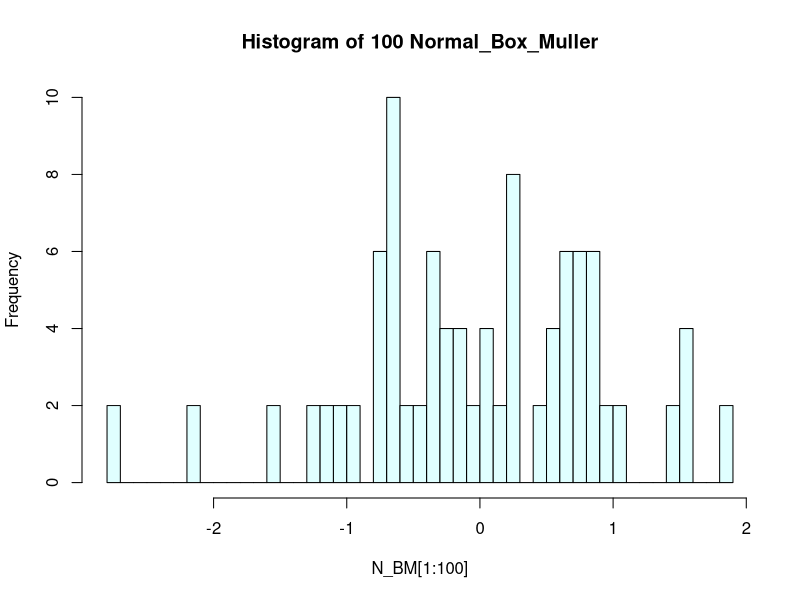
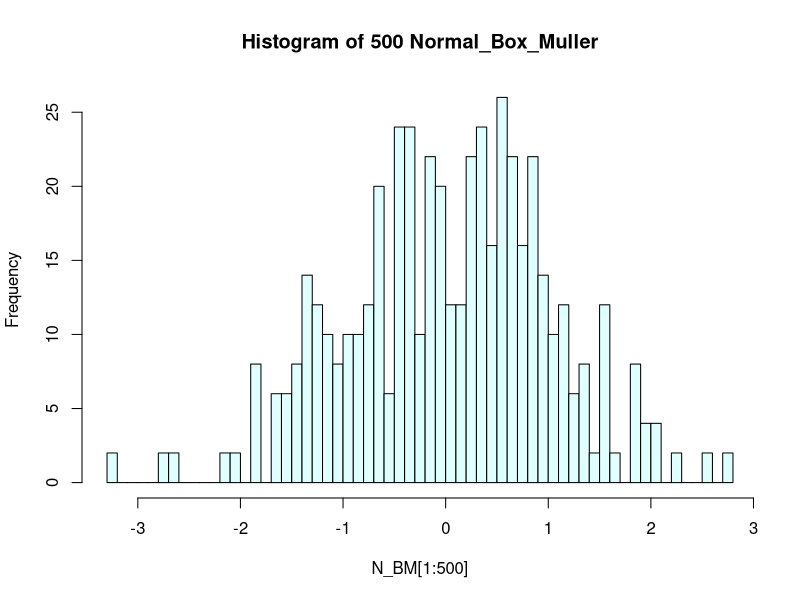
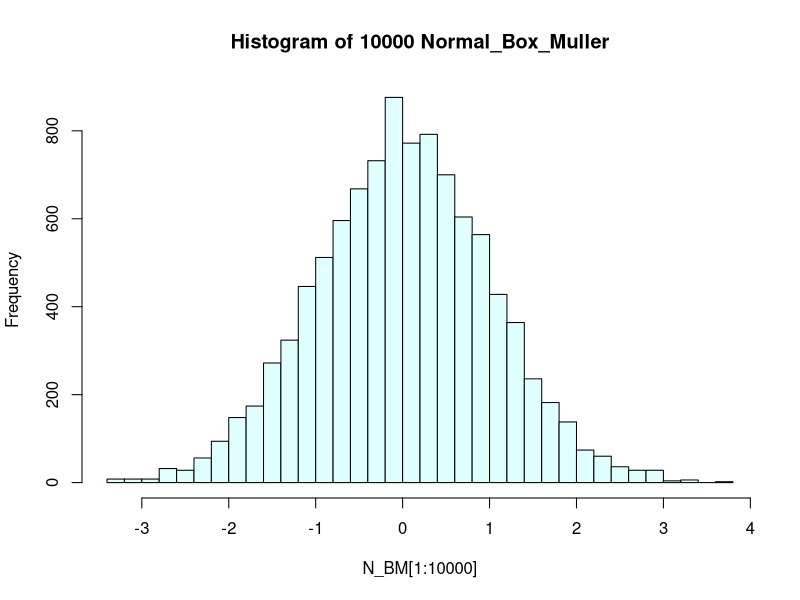
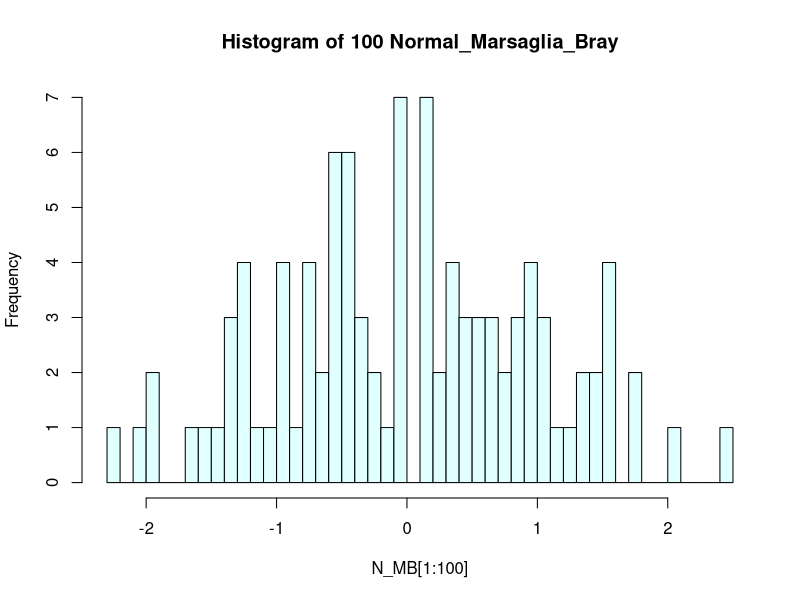
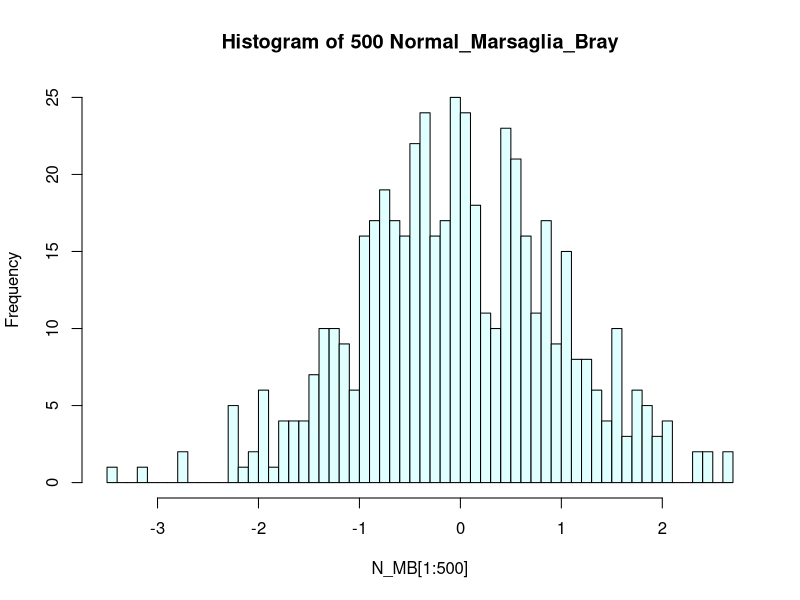
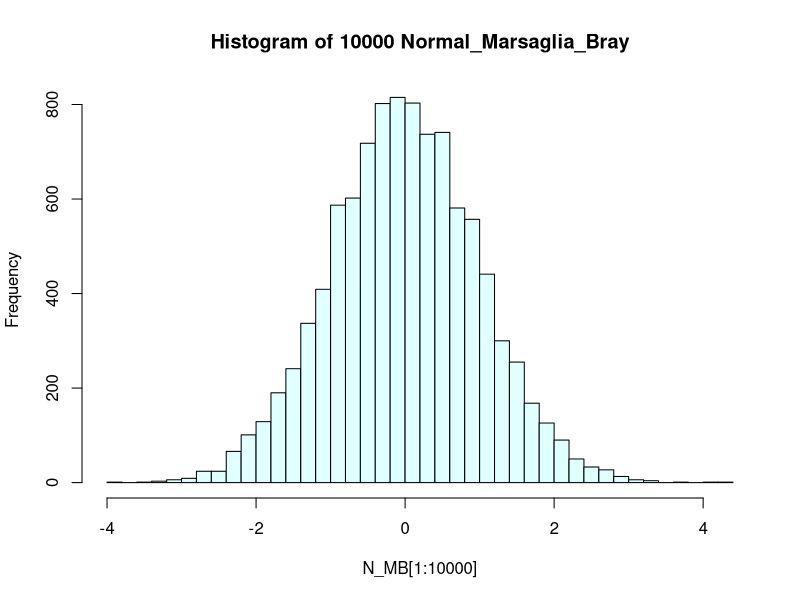
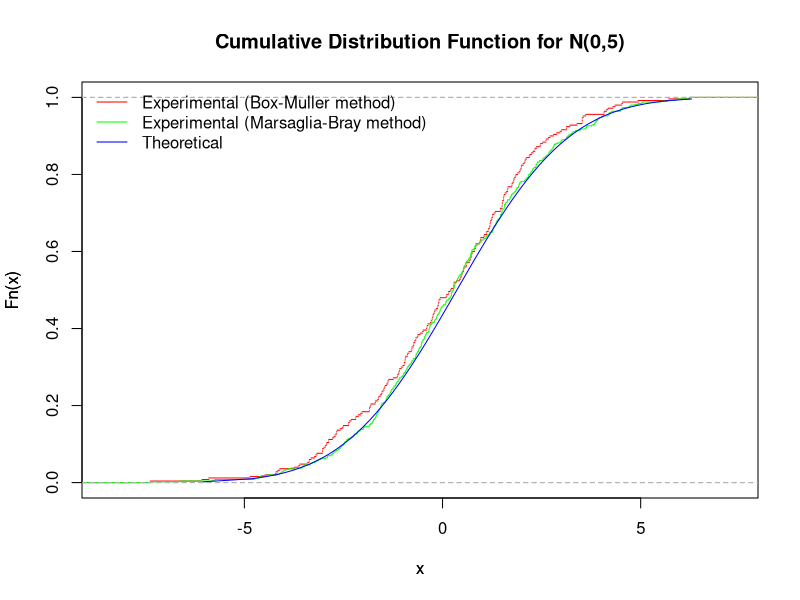
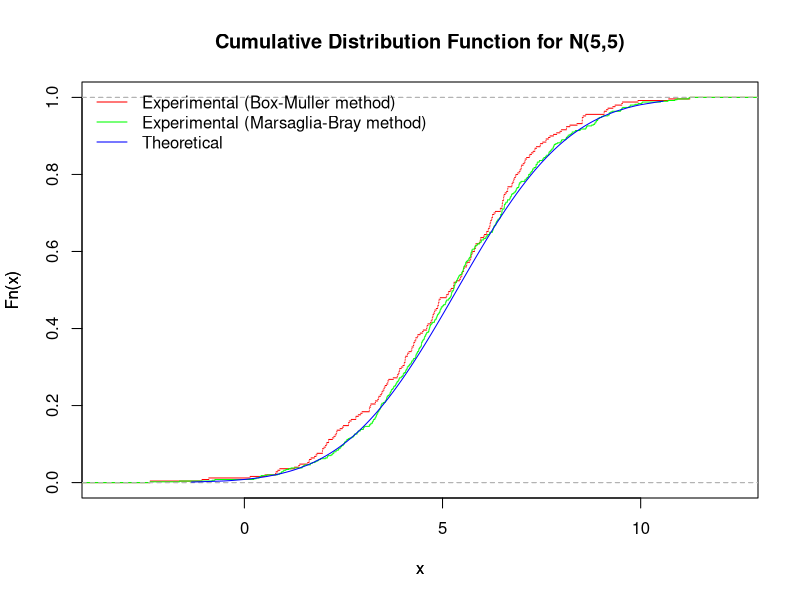

Write the R code that produced these figures, in order.
genNormal_Box_Muller<-function(sample) {
	N<-vector(length = sample);
	set.seed(1);
	for (i in seq(1, sample, 2)) {
		u<-runif(2, 0, 1);
		R = -2 * log(u[1]);
		V = 2 * pi * u[2];
		N[i] = sqrt(R) * cos(V);
		N[i + 1] = sqrt(R) * cos(V);
	}
	return(N);
}

genNormal_Marsaglia_Bray<-function(sample) {
	N<-vector(length = sample);
	set.seed(1);
	j = 0;
	for (i in seq(1, sample, 2)) {
		repeat {
			j = j + 2;
			u<-runif(2, 0, 1);
			u = (2 * u) - 1;
			X = (u[1]^2) + (u[2]^2);
			if (X < 1) {
				Y = sqrt((-2 * log(X))/X);
				N[i] = u[1] * Y;
				N[i + 1] = u[2] * Y;
				break;
			}
		}
	}
	return(c((1 - (sample / j)), N));
}

time_BM = proc.time()[3];
N_BM <- genNormal_Box_Muller(10000);
time_BM = proc.time()[3] - time_BM;

time_MB = proc.time()[3];
N_MB <- genNormal_Marsaglia_Bray(10000);
time_MB = proc.time()[3] - time_MB;

r = N_MB[1];
N_MB <- N_MB[2:10001];

cat("Using Box-Muller method, the sample mean, and the sample variance, for different values of sample size, are calculated to be:\n");
cat("Sample size = 100 :: Mean = ", mean(N_BM[1:100]), "\t;\tVariance = ", var(N_BM[1:100]), "\n");
cat("Sample size = 500 :: Mean = ", mean(N_BM[1:500]), "\t;\tVariance = ", var(N_BM[1:500]), "\n");
cat("Sample size = 10000 :: Mean = ", mean(N_BM), "\t;\tVariance = ", var(N_BM), ".\n");

cat("\nUsing Marsaglia-Bray method, the sample mean, and the sample variance, for different values of sample size, are calculated to be:\n");
cat("Sample size = 100 :: Mean = ", mean(N_MB[1:100]), "\t;\tVariance = ", var(N_MB[1:100]), "\n");
cat("Sample size = 500 :: Mean = ", mean(N_MB[1:500]), "\t;\tVariance = ", var(N_MB[1:500]), "\n");
cat("Sample size = 10000 :: Mean = ", mean(N_MB), "\t;\tVariance = ", var(N_MB), ".\n");

pdf("N_BM100.pdf");
hist(N_BM[1:100], breaks = 50, col = "light cyan", plot = TRUE, main = "Histogram of 100 Normal_Box_Muller");
pdf("N_BM500.pdf");
hist(N_BM[1:500], breaks = 50, col = "light cyan", plot = TRUE, main = "Histogram of 500 Normal_Box_Muller");
pdf("N_BM10000.pdf");
hist(N_BM[1:10000], breaks = 50, col = "light cyan", plot = TRUE, main = "Histogram of 10000 Normal_Box_Muller");

pdf("N_MB100.pdf");
hist(N_MB[1:100], breaks = 50, col = "light cyan", plot = TRUE, main = "Histogram of 100 Normal_Marsaglia_Bray");
pdf("N_MB500.pdf");
hist(N_MB[1:500], breaks = 50, col = "light cyan", plot = TRUE, main = "Histogram of 500 Normal_Marsaglia_Bray");
pdf("N_MB10000.pdf");
hist(N_MB[1:10000], breaks = 50, col = "light cyan", plot = TRUE, main = "Histogram of 10000 Normal_Marsaglia_Bray");

##For N(0,5)
sN_BM <- sqrt(5) * sort(N_BM[1:500]);
sN_MB <- sqrt(5) * sort(N_MB[1:500]);
sN_T <- sort(rnorm(500, mean = 0, sd = sqrt(5)));
pdf("N(0,5).pdf");
#plot.ecdf(sN_BM);
#plot.ecdf(sN_MB);
#plot.ecdf(sN_T);
plot(ecdf(sN_BM), do.points = FALSE, main = "", col = "red")
par(new = TRUE)
plot(ecdf(sN_MB), do.points = FALSE, main = "", axes = FALSE, col = "green")
#plot(ecdf(sN_T), do.points = FALSE, main = "")
lines(sN_T, pnorm(sN_T, mean = 0, sd = sqrt(5)), type='l', col = "blue")
legend('topleft', legend = c('Experimental (Box-Muller method)', 'Experimental (Marsaglia-Bray method)', 'Theoretical'), lty = 1, col = c("red", "green", "blue"), bty = 'n')
title("Cumulative Distribution Function for N(0,5)");

##For N(5,5)
sN_BM <- (sqrt(5) * sort(N_BM[1:500])) + 5;
sN_MB <- (sqrt(5) * sort(N_MB[1:500])) + 5;
sN_T <- sort(rnorm(500, mean = 5, sd = sqrt(5)));
pdf("N(5,5).pdf");
#plot.ecdf(sN_BM);
#plot.ecdf(sN_MB);
#plot.ecdf(sN_T);
plot(ecdf(sN_BM), do.points = FALSE, main = "", col = "red")
par(new = TRUE)
plot(ecdf(sN_MB), do.points = FALSE, main = "", axes = FALSE, col = "green")
#plot(ecdf(sN_T), do.points = FALSE, main = "")
lines(sN_T, pnorm(sN_T, mean = 5, sd = sqrt(5)), type='l', col = "blue")
legend('topleft', legend = c('Experimental (Box-Muller method)', 'Experimental (Marsaglia-Bray method)', 'Theoretical'), lty = 1, col = c("red", "green", "blue"), bty = 'n')
title("Cumulative Distribution Function for N(5,5)");

cat("\nComputional time (elapsed time) for Box-Muller method and Marsaglia-Bray method are ", time_BM, ", and ", time_MB, "respectively.\n");
if (time_BM < time_MB) {
	cat("Box-Muller method is faster than Marsaglia-Bray method.\n");
} else {
	cat("Marsaglia-Bray method is faster than Box-Muller method.\n");
}

cat("\nFor the Marsaglia-Bray method the proportion of values rejected (in generating 10000 sample values) is ", r, ".\n");